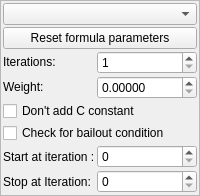
    <widget class="QFrame" name="frame_iterations_formula">
     <property name="frameShape">
      <enum>QFrame::StyledPanel</enum>
     </property>
     <property name="frameShadow">
      <enum>QFrame::Raised</enum>
     </property>
     <layout class="QVBoxLayout" name="verticalLayout_56">
      <property name="spacing">
       <number>2</number>
      </property>
      <property name="leftMargin">
       <number>2</number>
      </property>
      <property name="topMargin">
       <number>2</number>
      </property>
      <property name="rightMargin">
       <number>2</number>
      </property>
      <property name="bottomMargin">
       <number>2</number>
      </property>
      <item>
       <layout class="QGridLayout" name="gridLayout_27" columnstretch="0,1">
        <property name="topMargin">
         <number>0</number>
        </property>
        <property name="spacing">
         <number>2</number>
        </property>
        <item row="1" column="0" colspan="2">
         <widget class="QPushButton" name="pushButton_reset_formula">
          <property name="text">
           <string>Reset formula parameters</string>
          </property>
         </widget>
        </item>
        <item row="6" column="1">
         <widget class="MySpinBox" name="spinboxInt_formula_start_iteration">
          <property name="sizePolicy">
           <sizepolicy hsizetype="Minimum" vsizetype="Maximum">
            <horstretch>0</horstretch>
            <verstretch>0</verstretch>
           </sizepolicy>
          </property>
          <property name="toolTip">
           <string>&lt;html&gt;&lt;head/&gt;&lt;body&gt;&lt;p&gt;This fractal formula will be used when iteration number will be not less than 'Start at iteration'&lt;/p&gt;&lt;/body&gt;&lt;/html&gt;</string>
          </property>
          <property name="minimum">
           <number>0</number>
          </property>
          <property name="maximum">
           <number>99999</number>
          </property>
          <property name="value">
           <number>0</number>
          </property>
         </widget>
        </item>
        <item row="6" column="0">
         <widget class="QLabel" name="label_formula_start_iteration">
          <property name="text">
           <string>Start at iteration :</string>
          </property>
         </widget>
        </item>
        <item row="3" column="0">
         <widget class="QLabel" name="label_formula_weight">
          <property name="sizePolicy">
           <sizepolicy hsizetype="Preferred" vsizetype="Maximum">
            <horstretch>0</horstretch>
            <verstretch>0</verstretch>
           </sizepolicy>
          </property>
          <property name="text">
           <string>Weight:</string>
          </property>
         </widget>
        </item>
        <item row="0" column="0" colspan="2">
         <widget class="cFormulaComboBox" name="comboBox_formula">
          <property name="sizePolicy">
           <sizepolicy hsizetype="Preferred" vsizetype="Maximum">
            <horstretch>0</horstretch>
            <verstretch>0</verstretch>
           </sizepolicy>
          </property>
          <property name="toolTip">
           <string>&lt;html&gt;&lt;head/&gt;&lt;body&gt;&lt;p&gt;Selection for fractal formula. Fractal formula defines shape of fractal.&lt;/p&gt;&lt;p&gt;Algorithm (code) for selected formula is visible in Information box.&lt;/p&gt;&lt;/body&gt;&lt;/html&gt;</string>
          </property>
          <property name="maxVisibleItems">
           <number>50</number>
          </property>
         </widget>
        </item>
        <item row="3" column="1">
         <widget class="MyDoubleSpinBox" name="spinbox_formula_weight">
          <property name="sizePolicy">
           <sizepolicy hsizetype="Minimum" vsizetype="Maximum">
            <horstretch>0</horstretch>
            <verstretch>0</verstretch>
           </sizepolicy>
          </property>
          <property name="toolTip">
           <string>&lt;html&gt;&lt;head/&gt;&lt;body&gt;&lt;p&gt;Weight of result of fractal formula. If weight is zero then result is ignored. If result is 1 then is fully taken.&lt;/p&gt;&lt;/body&gt;&lt;/html&gt;</string>
          </property>
          <property name="prefix">
           <string/>
          </property>
          <property name="suffix">
           <string/>
          </property>
          <property name="decimals">
           <number>5</number>
          </property>
          <property name="maximum">
           <double>1.000000000000000</double>
          </property>
          <property name="singleStep">
           <double>0.010000000000000</double>
          </property>
         </widget>
        </item>
        <item row="2" column="1">
         <widget class="MySpinBox" name="spinboxInt_formula_iterations">
          <property name="sizePolicy">
           <sizepolicy hsizetype="Minimum" vsizetype="Maximum">
            <horstretch>0</horstretch>
            <verstretch>0</verstretch>
           </sizepolicy>
          </property>
          <property name="toolTip">
           <string>&lt;html&gt;&lt;head/&gt;&lt;body&gt;&lt;p&gt;Number of iterations to calculate for this formula&lt;/p&gt;&lt;/body&gt;&lt;/html&gt;</string>
          </property>
          <property name="minimum">
           <number>1</number>
          </property>
          <property name="maximum">
           <number>500</number>
          </property>
         </widget>
        </item>
        <item row="2" column="0">
         <widget class="QLabel" name="label_formula_iterations">
          <property name="sizePolicy">
           <sizepolicy hsizetype="Preferred" vsizetype="Maximum">
            <horstretch>0</horstretch>
            <verstretch>0</verstretch>
           </sizepolicy>
          </property>
          <property name="text">
           <string>Iterations:</string>
          </property>
         </widget>
        </item>
        <item row="5" column="0" colspan="2">
         <widget class="MyCheckBox" name="checkBox_check_for_bailout">
          <property name="sizePolicy">
           <sizepolicy hsizetype="Minimum" vsizetype="Maximum">
            <horstretch>0</horstretch>
            <verstretch>0</verstretch>
           </sizepolicy>
          </property>
          <property name="toolTip">
           <string>&lt;html&gt;&lt;head/&gt;&lt;body&gt;&lt;p&gt;Enables checking of bailout condition for this fractal formula. &lt;/p&gt;&lt;p&gt;Bailout condition is checked at the end of each iteration. If the length of the iteration vector is longer than the value defined by 'bailout' parameter,  then the  iterating  stops.&lt;/p&gt;&lt;/body&gt;&lt;/html&gt;</string>
          </property>
          <property name="text">
           <string>Check for bailout condition</string>
          </property>
         </widget>
        </item>
        <item row="7" column="0">
         <widget class="QLabel" name="label_formula_stop_iteration">
          <property name="text">
           <string>Stop at Iteration:</string>
          </property>
         </widget>
        </item>
        <item row="7" column="1">
         <widget class="MySpinBox" name="spinboxInt_formula_stop_iteration">
          <property name="sizePolicy">
           <sizepolicy hsizetype="Minimum" vsizetype="Maximum">
            <horstretch>0</horstretch>
            <verstretch>0</verstretch>
           </sizepolicy>
          </property>
          <property name="toolTip">
           <string>&lt;html&gt;&lt;head/&gt;&lt;body&gt;&lt;p&gt;This fractal formula will be used when iteration number will be not higher than 'Stop at iteration'&lt;/p&gt;&lt;/body&gt;&lt;/html&gt;</string>
          </property>
          <property name="maximum">
           <number>99999</number>
          </property>
         </widget>
        </item>
        <item row="4" column="0" colspan="2">
         <widget class="MyCheckBox" name="checkBox_dont_add_c_constant">
          <property name="sizePolicy">
           <sizepolicy hsizetype="Minimum" vsizetype="Maximum">
            <horstretch>0</horstretch>
            <verstretch>0</verstretch>
           </sizepolicy>
          </property>
          <property name="toolTip">
           <string>&lt;html&gt;&lt;head/&gt;&lt;body&gt;&lt;p&gt;Disables adding Cpixel  constant to the result of fractal iteration (e.g. z&lt;span style=&quot; vertical-align:sub;&quot;&gt;n+1&lt;/span&gt; = z&lt;span style=&quot; vertical-align:sub;&quot;&gt;n&lt;/span&gt;&lt;span style=&quot; vertical-align:super;&quot;&gt;2&lt;/span&gt; + C)&lt;/p&gt;&lt;/body&gt;&lt;/html&gt;</string>
          </property>
          <property name="text">
           <string>Don't add C constant</string>
          </property>
         </widget>
        </item>
       </layout>
      </item>
     </layout>
    </widget>
